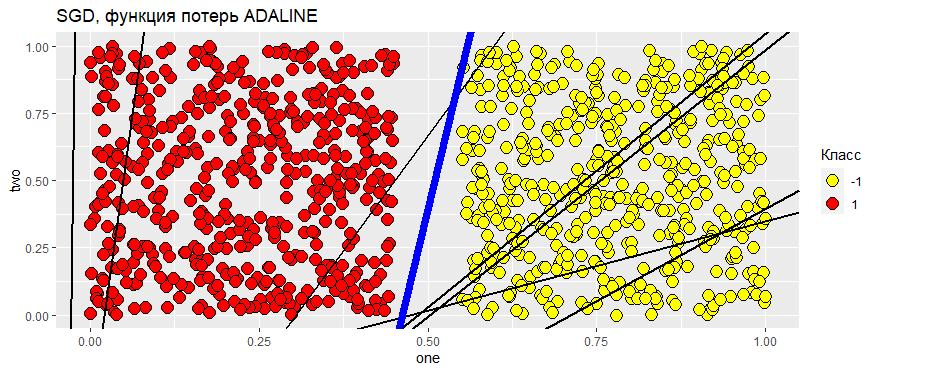

Write R code to recreate this figure.
source("E:/.Учёба/СЕЙЧАС/..Системы и методы принятия решений/pr/ML1/SGD/SGD.R")
library(ggplot2)

norm_vec <- function(x) sqrt(sum(x^2))

ADALINE_learn_temp_calc <- function(x, t) {
  t_x <- norm_vec(x)
  response <-  t_x ^ 2
  return(response)
}

ADALINE_loss_func <- function(w, x, y) {
  t_x <- t(x)
  t_w <- t(w)
  for_ans <- t_w %*% x * y 
  ans <- (for_ans - 1)^2
  return(ans)
}

ADALINE_loss_func_deriv <- function(w, x, y) {
  t_x <- t(x)
  t_w <- t(w)
  for_ans <- t_w %*% x * y - 1
  ans <- 2 * for_ans * y * x
  return(ans)
}

ADALINE_draw_line <- function(x, w) {
  p <- ggplot(x, aes(x = x[,1], y = x[,2], fill = x[,3])) + 
    geom_point(size = 4, stroke = 1, shape = 21)
  
  l <- dim(w)[1]
  slope_tmp <- 0
  intercept_tmp <- 0
  for(i in 1:l) {
    slope_tmp <- -w[i, 2] / w[i, 3]
    intercept_tmp <- -w[i,1] / w[i, 3]
    p <- p + geom_abline(intercept = intercept_tmp, slope = slope_tmp, size = 1)
  }
  
  
  p <- p + geom_abline(intercept = intercept_tmp,
                       slope = slope_tmp, colour = "blue", size = 3) +
    scale_fill_manual(values = c("yellow", "red"), name = "Класс")
  p <- p + ylim(0,1) + xlim(0,1) + labs(title = "SGD, функция потерь ADALINE")
  print(p)
}

ADALINE_draw_los_change_line <- function(w) {
  m <- dim(w)[1]
  
  tw <- w
  
  tw[,1] <- seq(from = 1, by = 1, length.out = m)
  
  ggplot(tw, aes(x = tw[,1], y = tw[,4])) + geom_path() +
    labs(x = "SGD шаг", y = "Эмпирический риск", 
         title = "SGD, функция потерь используя Правило Хэбба", 
         subtitle = "График изменения эмпирического риска во время обучения")
}
ADALINE_draw_line(ttmp,ADALINE_SGD)
ADALINE_draw_line(ttmp,ADALINE_SGD[ptr,])

ADALINE_draw_los_change_line(ADALINE_SGD)

normilized_for_Adaline <- normilize_X()
ttmp <- for_ADALINE
ttmp$thri <- as.factor(ttmp$thri)

ADALINE_draw_line(ttmp,ADALINE_SGD)

fx <- runif(500,-1,-0.1)
fy <- runif(500,0,3)

sx <- runif(500, 0.1,1)
sy <- runif(500, 0,3)

fclass <- cbind.data.frame(fx, fy, 1)
sclass <- cbind.data.frame(sx, sy, -1)

tip_name <- c("one", "two", "thri")

names(fclass) <- tip_name
names(sclass) <- tip_name

for_ADALINE <- rbind.data.frame(fclass, sclass)
for_ADALINE$thri <- as.factor(for_ADALINE$thri)

for_ADALINE[1,]

ggplot(not_verginia, aes(x = Petal.Length, y = Petal.Width, colour = thri)) +
  geom_point() +
  scale_color_manual(values = c("red", "green"), name = "Класс")

ADALINE_SGD <- SGD(for_ADALINE,
                   lyambda = 0.1,
                   los_func = ADALINE_loss_func,
                   los_func_deriv = ADALINE_loss_func_deriv, 
                   return_all_weights =  TRUE,
                   reg_tau = 0.5, steps = 200)

ADALINE_draw_line(ttmp,ADALINE_SGD)

global_x <- 0

ADALINE_SGD
ADALINE_SGD <- ADALINE_SGD[order(-ADALINE_SGD$loss), ]
ptr <- 
  seq(from = 1, by = 2, length.out = dim(ADALINE_SGD)[1] / 3)
ptr
ADALINE_SGD[ptr,]
ADALINE_draw_line(norm_hebb,ADALINE_SGD)
